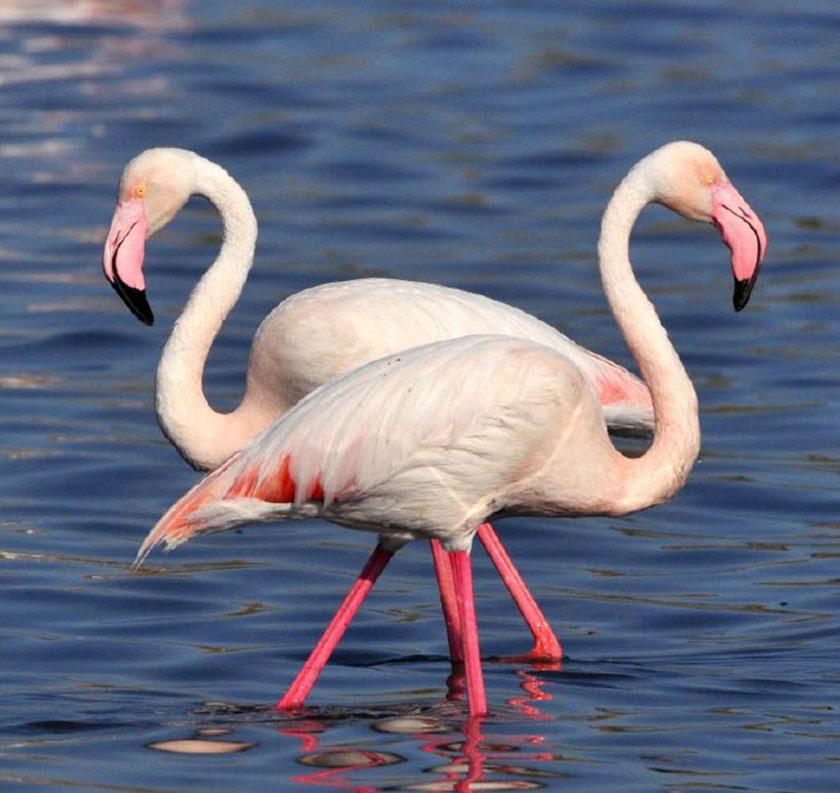
#> input picture pythonProject1/kus.jpg, 840 x 793 px
$ python main.py
#> lines starting #> are read from the running program, lines starting #| are printed output that depends on the picture
import cv2
import numpy as np
kus=cv2.imread("kus.jpg",0)
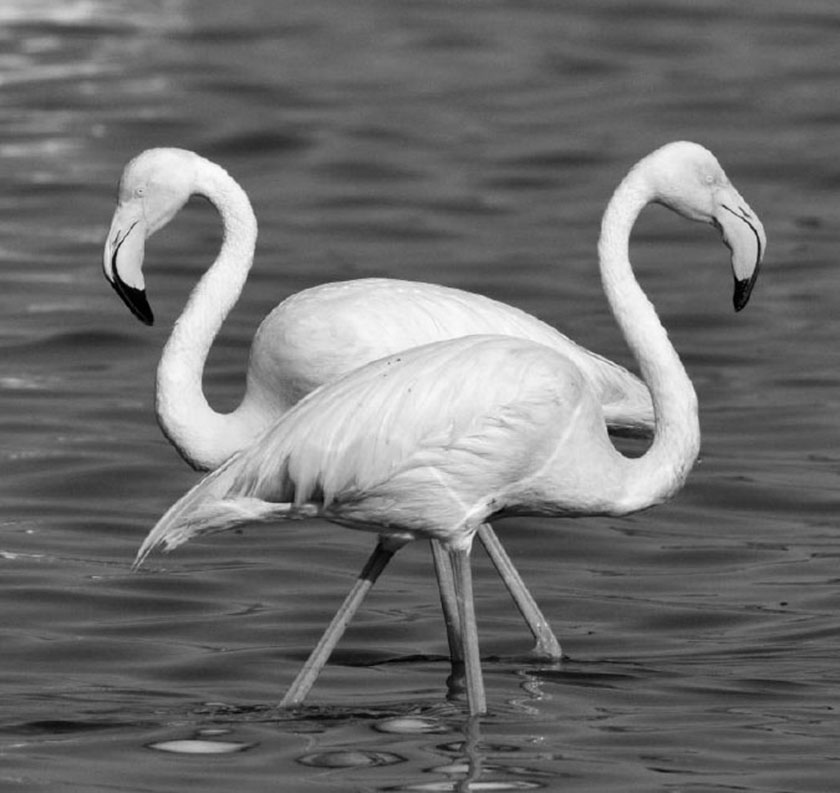
#> kus: shape (793, 840); min 0, max 253, mean 110.6
cv2.imshow("kus.jpg",kus)
cv2.waitKey()


stringboyut=256
stringAralık=(0,256)

Hist = np.zeros(256)
k,l =kus.shape
#> k = 793; l = 840

for u in range(0,k):
    for v in range(0,l):
        deger = kus[u,v]
        Hist[deger]= deger +1
#> after the loop, Hist = 256 values, max 254 at index 253, min 0 at index 254, mean 126.5
